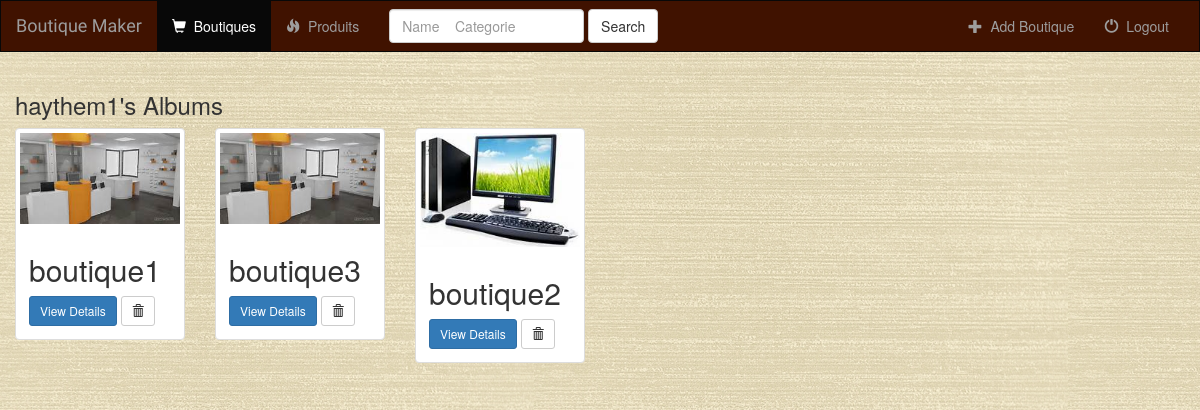
Page /boutique/ (signed in) on the committed database.
### produit/models.py (models this page shows, shortened)
class Boutique(models.Model):
    name = models.CharField(max_length=250)
    user = models.ForeignKey(User, default=1)
    logo = models.FileField(max_length=250)

### produit/views.py (the view)
def index(request):
    if not request.user.is_authenticated():
        return render(request, 'produit/login.html')
    else:
        boutiques = Boutique.objects.filter(user=request.user)
        produit_results = Produit.objects.all()
        query = request.GET.get("q")
        if query:
            boutiques = boutiques.filter(
                Q(name__icontains=query)
            ).distinct()
            produit_results = produit_results.filter(
                Q(title__icontains=query),
                Q(categorie__icontains=query)
            ).distinct()
            return render(request, 'produit/index.html', {
                'boutiques': boutiques,
                'produits': produit_results,
            })
        else:
            return render(request, 'produit/index.html', {'boutiques': boutiques})

### produit/templates/produit/index.html (shortened to what this page needs)
{% extends 'produit/base.html' %}
{% block albums_active %}active{% endblock %}
{% block body %}
<div class="albums-container container-fluid">
    <div class="row">
        <div class="col-sm-12">
            <h3>{{ user.username }}'s Albums</h3>
        </div>
        {% if boutiques %}
            {% for boutique in boutiques %}
                <div class="col-sm-4 col-lg-2">
                    <div class="thumbnail">
                        <a href="{% url 'boutique:detail' boutique.id %}">
                            <img src="{{ boutique.logo.url }}" class="img-responsive">
                        </a>
                        <div class="caption">
                            <h2>{{ boutique.name }}</h2>
                            <a href="{% url 'boutique:detail' boutique.id %}" class="btn btn-primary btn-sm" role="button">View Details</a>
                            <form action="{% url 'boutique:delete_boutique' boutique.id %}" method="post" style="display: inline;">
                            <button type="submit" class="btn btn-default btn-sm">
                                <span class="glyphicon glyphicon-trash"></span>
                            </button>
                             </form>
                        </div>
                    </div>
                </div>
            {% endfor %}
        {% endif %}
    </div>
{% endblock %}

### produit/static/produit/style.css (style rules this page uses)
body { background: white url("images/back.jpg"); }

### rows in the picture
Boutique: logo (picture), name "boutique1"
Boutique: logo (picture), name "boutique3"
Boutique: logo (picture), name "boutique2"

### other values in the picture
{{ user.username }} "haythem1"
